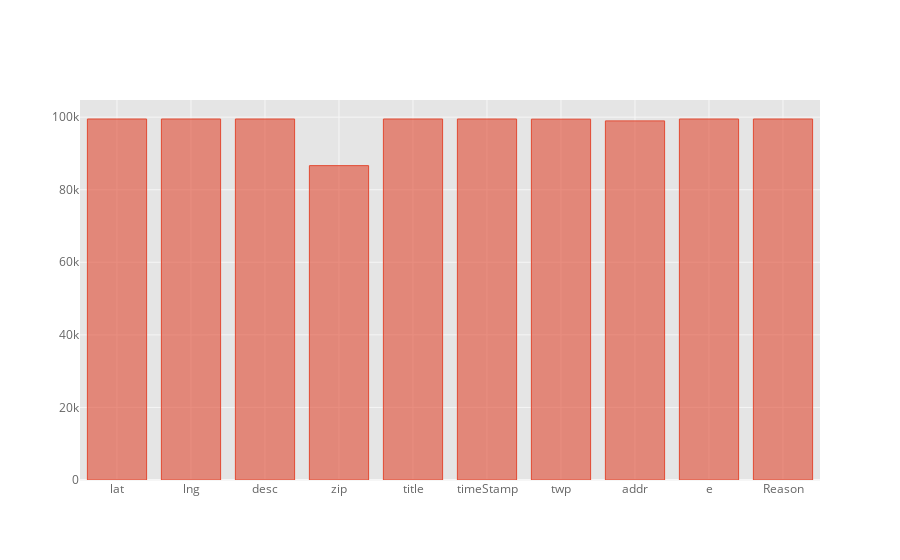

The code cell stored with this chart in its notebook:
### Code cell
df.count().iplot(kind='bar')

### Figure 1 — Plotly figure (JSON) as saved in the notebook; plotly's stock layout.template omitted (floating-point values rounded to 4 significant figures)
{"data": [{"marker": {"color": "rgba(226, 74, 51, 0.6)", "line": {"color": "rgba(226, 74, 51, 1.0)", "width": 1}}, "name": "None", "orientation": "v", "text": "", "type": "bar", "x": ["lat", "lng", "desc", "zip", "title", "timeStamp", "twp", "addr", "e", "Reason"], "y": [99492, 99492, 99492, 86637, 99492, 99492, 99449, 98973, 99492, 99492]}], "layout": {"legend": {"bgcolor": "#FFFFFF", "font": {"color": "#666666"}}, "paper_bgcolor": "#FFFFFF", "plot_bgcolor": "#E5E5E5", "title": {"font": {"color": "#151516"}}, "xaxis": {"gridcolor": "#F6F6F6", "showgrid": true, "tickfont": {"color": "#666666"}, "title": {"font": {"color": "#666666"}, "text": ""}, "zerolinecolor": "#F6F6F6"}, "yaxis": {"gridcolor": "#F6F6F6", "showgrid": true, "tickfont": {"color": "#666666"}, "title": {"font": {"color": "#666666"}, "text": ""}, "zerolinecolor": "#F6F6F6"}}}
